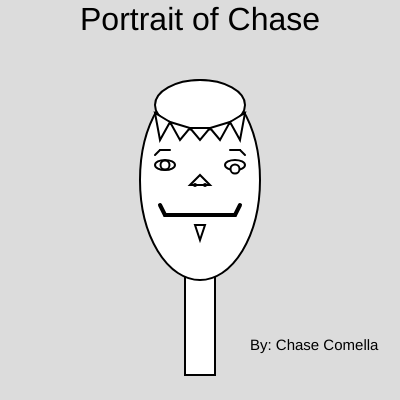
Frame 1 (no input)
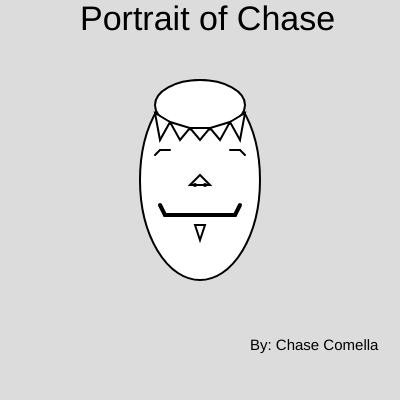
Frame 60 (no input)
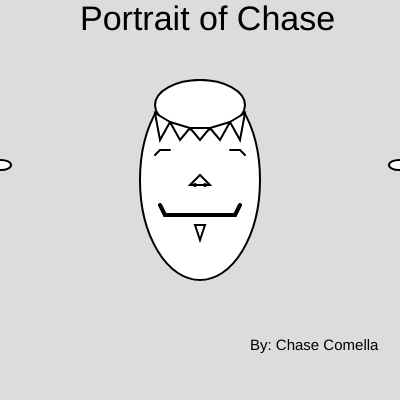
Frame 120 (the mouse pressed at the canvas centre since frame 60)

The p5.js sketch that drew these frames (run headless with seeded random() and noise() and a simulated clock; from frame 60 on, the mouse is pressed at the canvas centre):

// p5.js sketch
// ── sketch.js
var x1 = 165;
var x2 = 235;
var diagonalx = 185;
var y = 165;
var diagonaly = 250;
var size = 32;
var count = 0;
var sizeDirection = 2;
var movement;

function setup(){
    createCanvas(400,400);
    movement = floor(random() * 5) + 1;
}
function draw(){
    strokeWeight(2);
    background(220);
    rect(diagonalx,diagonaly,30,125);
    if(diagonalx <= 0 || diagonalx >= 800)
        {
            movement*=-1;
        }
        diagonalx += movement;
    if(diagonaly <= 0 || diagonaly >= 800)
        {
            movement*=-1;
        }
        diagonaly += movement;
    ellipse(200,180,120,200);
    ellipse(200,105,90,50);
    triangle(155, 113, 160, 140, 170, 122);
    triangle(170, 122, 180, 140, 190, 128);
    triangle(190, 128, 200, 140, 210, 128);
    triangle(210, 128, 220, 140, 230, 122);
    triangle(230, 122, 240, 140, 245, 113);
    line(155, 155, 160, 150);
    line(160, 150, 170, 150);
    line(240, 150, 245, 155);
    line(230, 150, 240, 150);
    ellipse(x1,165,20,10);
    if(x1 <= 0 || x1 >= 800)
        {
            movement*=1;
        }
        x1 -= movement;
    ellipse(x2,165,20,10);
    if(x2 >= 800 || x2 <= 0)
        {
            movement*=-1;
        }
        x2 += movement;
    circle(165,y,9);
    if(y <= 0 || y >= 800)
        {
            movement*=-1;
        }
        y += movement;
    circle(235,y,9);
    if(y >= 800 || y <= 0)
        {
            movement*=-1;
        }
        y += movement;
    triangle(190, 185, 200, 175, 210, 185);
    triangle(195, 225, 200, 240, 205, 225);
    strokeWeight(4);
    point(195, 185);
    point(205, 185);
    line(160, 205, 165, 215);
    line(165, 215, 235, 215);
    line(235, 215, 240, 205);
    textSize(size);
    size+= sizeDirection;
    count++;
    if(count > 5)
    {
        sizeDirection *=-1;
        count = 0;
    }
    text("Portrait of Chase", 80, 30);
    textSize(15);
    text("By: Chase Comella", 250, 350);
}
